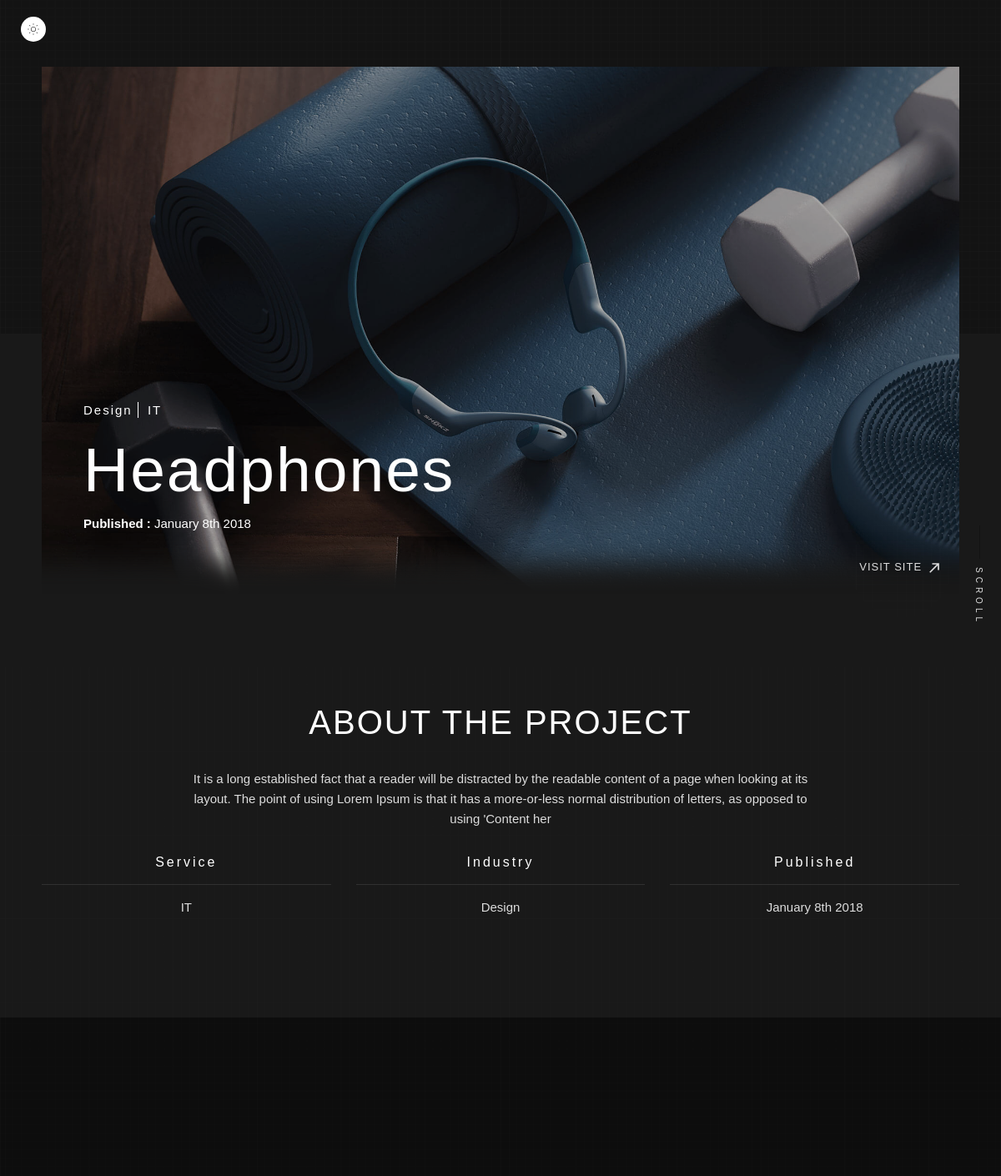
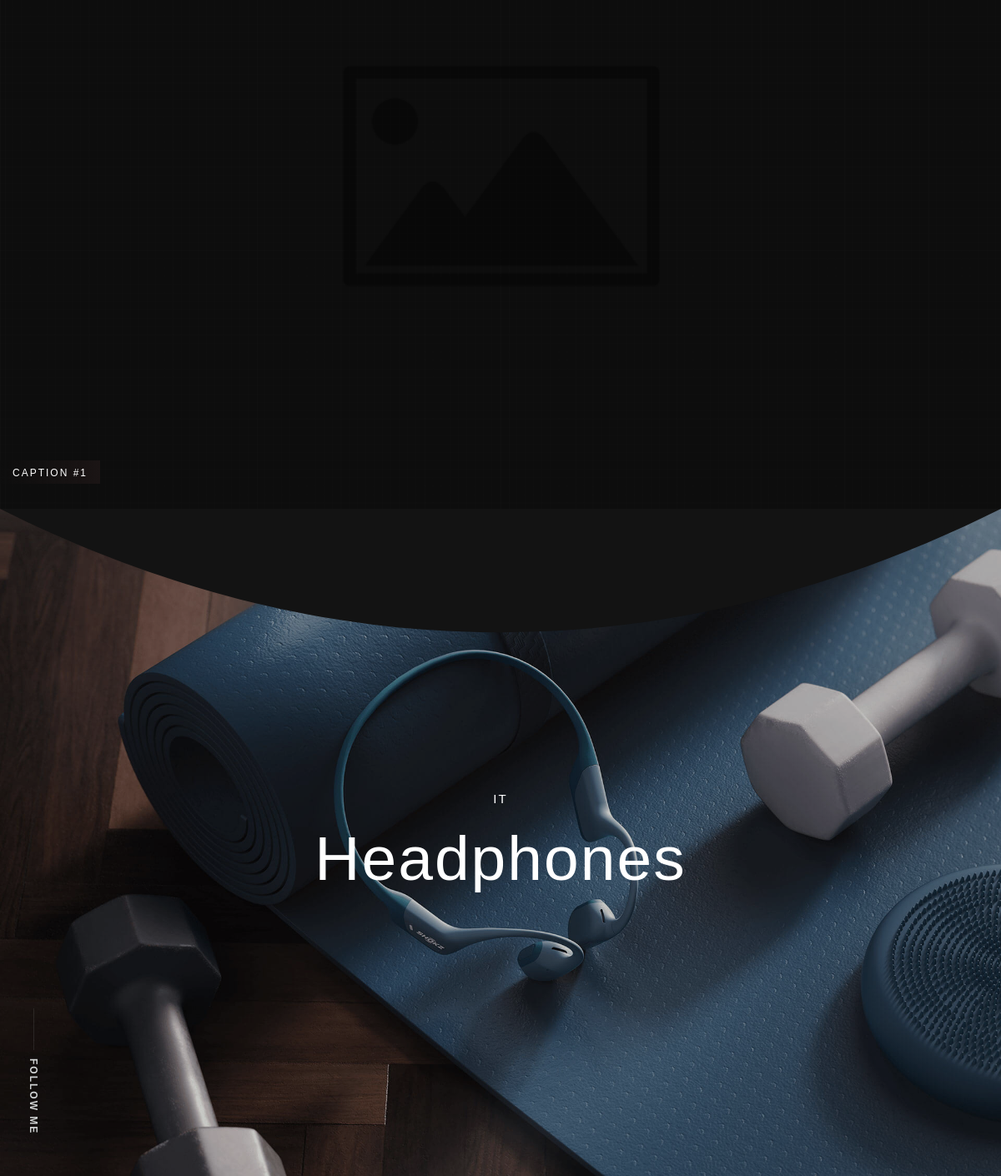
Page /portfolio/294a86c9d9be4d14926e7a412a6115f2/ on the committed database (2 pictures, top to bottom).
### main/models.py (models this page shows, shortened)
class Projects(models.Model):
    project_name = models.CharField(max_length=200)
    project_link = models.CharField(max_length=200, blank=True)
    project_description = models.CharField(
        max_length=550, null=True, blank=True)
    CATEGORY_CHOICES = [
        ('Web Development', 'Web Development'),
        ('Software Development', 'Software Development'),
        ('Mobile App Development', 'Mobile App Development'),
        ('E-commerce Solutions', 'E-commerce Solutions'),
        ('Graphic Design', 'Graphic Design'),
        ('Digital Marketing', 'Digital Marketing')
    ]
    project_category = models.CharField(max_length=150, choices = CATEGORY_CHOICES)
    project_image = models.ImageField(
        null=True, blank=True, upload_to='project_img', default="product_img/placeholder.png")
    project_image2 = models.ImageField(
        null=True, blank=True, upload_to='project_img', default="product_img/placeholder.png")
    project_date = models.CharField(max_length=150)
    project_industry = models.CharField(max_length=150)
    id = models.UUIDField(default=uuid.uuid4, unique=True,
                          primary_key=True, editable=False)

class Socials(models.Model):
    github = models.CharField(max_length=250)
    instagram = models.CharField(max_length=250)
    twitter = models.CharField(max_length=250)
    linkedin = models.CharField(max_length=250)

### main/views.py (the view)
# urls.py: path('portfolio/<str:pk>/', views.workDetails, name="work-details")
def workDetails(request, pk):
    title = 'Portfolio Details'
    project = Projects.objects.get(id=pk)
    contact_details = ContactDetails.objects.all()
    social_links = Socials.objects.all()
    context = {
        'project':project,
        'contact_details': contact_details,
        'title':title,
        'social_links': social_links,
    }
    return render(request, 'main/work-details.html', context)

### main/templates/main/work-details.html (shortened to what this page needs)
{% extends 'layouts/base.html' %}
{% block content %}
    {% load static %}
    <main id="main_root" class="main-root">
    <header id="dsn_header" class="dsn-header-animation  show-box-shadow dsn-container section-padding v-dark-head">
        <div class="entry-header p-relative over-hidden">
            <div class="p-absolute dsn-hero-parallax-img over-hidden before-z-index z-index-1 full-width"
                 id="hero_image" data-dsn-ajax="img" data-overlay="3">
                <img class="cover-bg-img transform-3d" src="{{project.project_image.url}}" alt=""/>
            </div>
            <div id="hero_content" class="d-flex align-items-end p-relative h-100 dsn-hero-parallax-title container">
                <div class="content p-relative ">
                    <div class="intro-project w-100">
                        <div class="intro-title ">
                            <div id="dsn_metas" class="p-relative d-flex justify-content-between ">
                                <div class="metas has-separate p-relative mb-10">
                                    <span>{{project.project_industry}}</span>
                                    <span>{{project.project_category}}</span>
                                </div>
                            </div>
                            <div id="hero_title">
                                <h1 class="title" data-dsn-ajax="title">{{project.project_name}}</h1>
                            </div>
                            <p class="subtitle-meta metas p-relative mt-10 heading-color"><b>Published : </b> {{project.project_date}}</p>
                        </div>
                    </div>
                </div>
            </div>
        </div>
        <a class="background-main move-circle link-project p-absolute" data-dsn="parallax"
           href="{{project.project_link}}"
           target="_blank" rel="nofollow">
            VISIT SITE
            <svg viewBox="0 0 1024 1024" version="1.1" xmlns="http://www.w3.org/2000/svg">
                <path d="M213.333333 750.506667L665.173333 298.666667H384V213.333333h426.666667v426.666667h-85.333334V358.826667L273.493333 810.666667 213.333333 750.506667z"/>
            </svg>
        </a>
        <a href="project-5.html#page_wrapper" rel="nofollow" class="dsn-scroll-bottom"
           data-dsn-option='{"ease": "power4.inOut" , "duration" : 1.5}'>
            <div class="text">SCROLL</div>
        </a>
    </header>
    <div id="page_wrapper" class="wrapper">
        <div class="info-project  background-section pb-section pt-40">
            <div class="container text-center">
                <h2 class="title-h2 dsn-up">
                    ABOUT THE PROJECT
                </h2>
                <p class="max-w750 mt-30 dsn-up">
                    {{project.project_description}}
                </p>
                <ul class="intro-project-list mt-30 d-grid grid-md-3">
                    <li class="dsn-up grid-item number-item">
                        <h5 class="title-list-project sm-title-block">Service</h5>
                        <p class="description-list-project dsn-auto">{{project.project_category}}</p>
                    </li>
                    <li class="dsn-up grid-item number-item">
                        <h5 class="title-list-project sm-title-block">Industry</h5>
                        <p class="description-list-project dsn-auto">{{project.project_industry}}</p>
                    </li>
                    <li class="dsn-up grid-item number-item">
                        <h5 class="title-list-project sm-title-block">Published</h5>
                        <p class="description-list-project dsn-auto">{{project.project_date}}</p>
                    </li>
                </ul>
            </div>
        </div>
        <div class="img-box-parallax before-z-index  has-popup" data-dsn-triggerhook="top" data-dsn-grid="move-up">
            <div class="effect-popup before-z-index h-100"
                 data-src="{% static 'assets/img/portfolio/project5/2.jpg' %}" data-caption="Caption #1"
                 data-fancybox="_1" data-cursor="open" data-dsn-overlay="3">
                <img src='{{project.project_image2.url}}' class="cover-bg-img has-direction" data-dsn-speed="100%"
                     alt=''/>
            </div>
            <div class="cap">
                <span>Caption #1</span>
            </div>
        </div>
        <div class="next-project section-padding p-relative footer-animate svg-animate">
            <div data-dsn-ajax="img"
                 class="p-absolute dsn-hero-parallax-img transform-3d bg-container over-hidden"
                 data-overlay="2">
                <img class="cover-bg-img wp-post-image" src="{{project.project_image.url}}" alt=""
                     data-dsn-position="50% 50%"/>
            </div>
            <div class="dsn-container dsn-z-index-2 p-relative h-100 v-dark-head">
                <div class="p-relative h-100 d-flex flex-column justify-content-center">
                    <div class="intro-project w-100">
                        <div class="intro-title text-center">
                            <div class="metas has-separate p-relative mb-10">
                                <span>{{project.project_category}}</span>
                            </div>
                            <div class="hero-title fill-text">
                                <a href="#" class="d-inline-block effect-ajax"
                                   data-dsn-ajax="next">
                                    <h2 class="title">{{project.project_name}}</h2>
                                </a>
                            </div>
                        </div>
                    </div>
                </div>
            </div>
        </div>
    </div>
</main>
{% endblock content %}

### templates/includes/socials.html
<div class="social-side d-flex align-items-center flex-column justify-content-center">
    {% for socials in social_links %}
        <ul class="socials d-flex flex-column-reverse">
        <li style="--dsn-index-animate : 0;">
            <a href="{{socials.github}}" target="_blank" rel="nofollow">
                <i class="fab fa-github" aria-hidden="true"></i> <span>GitHub</span>
            </a>
        </li>
        <li style="--dsn-index-animate : 1;">
            <a href="{{socials.instagram}}" target="_blank" rel="nofollow">
                <i class="fab fa-instagram" aria-hidden="true"></i><span>Instagram</span>
            </a>
        </li>
        <li style="--dsn-index-animate : 2;">
            <a href="{{socials.twitter}}" target="_blank" rel="nofollow">
                <i class="fab fa-twitter" aria-hidden="true"></i><span>Twitter</span>
            </a>
        </li>
        <li style="--dsn-index-animate : 3;">
            <a href="{{socials.linkedin}}" target="_blank" rel="nofollow">
                <i class="fab fa-linkedin-in" aria-hidden="true"></i><span>Linkedin</span>
            </a>
        </li>
    </ul>
    {% endfor %}
    <div class="icon">FOLLOW ME</div>
</div>

### static/assets/css/global.css (style rules this page uses)
* { box-sizing:border-box;text-decoration:none;list-style:none;outline:none;margin:0;padding:0;border-color:var(--border-color) }
:after,:before { border-color:var(--border-color) }
:not(.swiper-parallax-transform) { transition:none }
html { -webkit-text-size-adjust:100% }
body { margin:0 }
a { background-color:transparent;text-decoration:none }
b,strong { font-weight:bolder }
img { border-style:none;max-width:100%;height:auto;vertical-align:middle }
.h1,.h2,.h3,.h4,.h5,.h6,h1,h2,h3,h4,h5,h6 { color:var(--heading-color);font-weight:var(--font-weight-heading);line-height:var(--line-height-base);font-family:var(--heading-font);-webkit-font-smoothing:antialiased;-moz-osx-font-smoothing:grayscale;letter-spacing:2px }
.h1,h1 { font-size:var(--font-size-h1) }
.h2,h2 { font-size:var(--font-size-h2) }
.h5,h5 { font-size:var(--font-size-h5) }
.metas.mb-10>span { margin-bottom:10px }
.metas.has-separate>span:not(:last-of-type):after { content:"";position:absolute;top:0;right:0;width:1px;height:100%;background-color:var(--heading-color) }
.metas.has-separate>span:not(:last-of-type) { padding-right:7px }
.metas>span { position:relative;color:var(--heading-color);letter-spacing:2px }
.metas>span:not(:first-of-type) { padding-left:7px }
.title { font-size:var(--title-heading);line-height:calc(var(--title-heading) + 10px);letter-spacing:2px }
.sm-title-block { letter-spacing:2px;font-size:16px }
.title-h2 { font-size:40px;letter-spacing:2px }
p { -webkit-font-smoothing:antialiased;-moz-osx-font-smoothing:grayscale;line-height:var(--line-height-content) }
cite,dfn,em,i { font-style:italic }
a,span { display:inline-block;color:inherit }
a { text-decoration:none }
.v-dark,.v-light { background-color:var(--bg-color);color:var(--font-color) }
.v-dark-head { color:var(--font-color) }
.background-main,.background-main .background-inner { background-color:var(--bg-color) }
.background-section,.background-section .background-inner { background-color:var(--assistant-color) }
.heading-color { color:var(--heading-color) }
[data-dsn-overlay]:before,[data-overlay]:before { content:"";position:absolute;background-color:var(--bg-overlay);width:100%;height:100%;top:0;left:0;z-index:0;mix-blend-mode:var(--overlay-blend-mode) }
[data-dsn-overlay="2"]:before,[data-overlay="2"]:before { opacity:0.2 }
[data-dsn-overlay="3"]:before,[data-overlay="3"]:before { opacity:0.3 }
.section-padding { padding-top:var(--margin-padding);padding-bottom:var(--margin-padding) }
.pb-section { padding-bottom:var(--margin-padding) }
.container,.dsn-container { padding-right:var(--dsn-gap-container);padding-left:var(--dsn-gap-container) }
.d-grid:not(.dsn-isotope) { display:grid }
.d-grid:not(.dsn-isotope):not(.d-grid-no-space) { grid-column-gap:30px;grid-row-gap:30px }
.d-grid:not(.dsn-isotope):not(.dsn-isotope):not(.align-items-center) { align-items:stretch }
@media only screen and (min-width:768px) { .grid-md-3 { grid-template-columns:repeat(3,1fr) } }
.mt-10 { margin-top:10px }
.mt-30 { margin-top:30px }
.mb-10 { margin-bottom:10px }
.pt-40 { padding-top:40px }
.w-100 { width:100% }
.h-100 { height:100% }
.over-hidden { overflow:hidden }
.p-relative { position:relative }
.p-absolute { position:absolute }
.max-w750 { max-width:750px }
.text-center .max-w570,.text-center .max-w750 { margin-left:auto;margin-right:auto }
.cover-bg-img { width:100%;height:100%;object-fit:cover;object-position:center }
.before-z-index:before { z-index:1 }
.text-center { text-align:center }
.d-flex { display:flex }
.flex-column { flex-direction:column }
.flex-column-reverse { flex-direction:column-reverse }
.justify-content-center { justify-content:center }
.justify-content-between { justify-content:space-between }
.align-items-end { align-items:flex-end }
.align-items-center { align-items:center }
.container { width:100%;margin-right:auto;margin-left:auto }
.d-inline-block { display:inline-block }
[data-dsn-grid=move-up],[data-dsn-grid=moveUp] { position:relative;overflow:hidden }
[data-dsn-grid=move-up]:not(.h-v-80),[data-dsn-grid=moveUp]:not(.h-v-80) { height:100vh }
[data-dsn-grid=move-up] img,[data-dsn-grid=move-up] video,[data-dsn-grid=moveUp] img,[data-dsn-grid=moveUp] video { position:absolute;width:100%;height:100%;pointer-events:none;object-fit:cover;will-change:transform }
.img-box-parallax img { display:initial }
[data-fancybox] { cursor:pointer }
p { color:var(--font-color) }
.z-index-1 { z-index:1 }

### rows in the picture
Projects: project_image (picture), project_industry "Design", project_category "IT", project_name "Headphones", project_date "January 8th 2018", project_description "It is a long established fact that a reader will be distracted by the readable content of a page when looking at its layout. The point of using Lorem Ipsum is that it has a more-or-less normal distribution of letters, as opposed to using 'Content her", project_image2 (placeholder picture)
